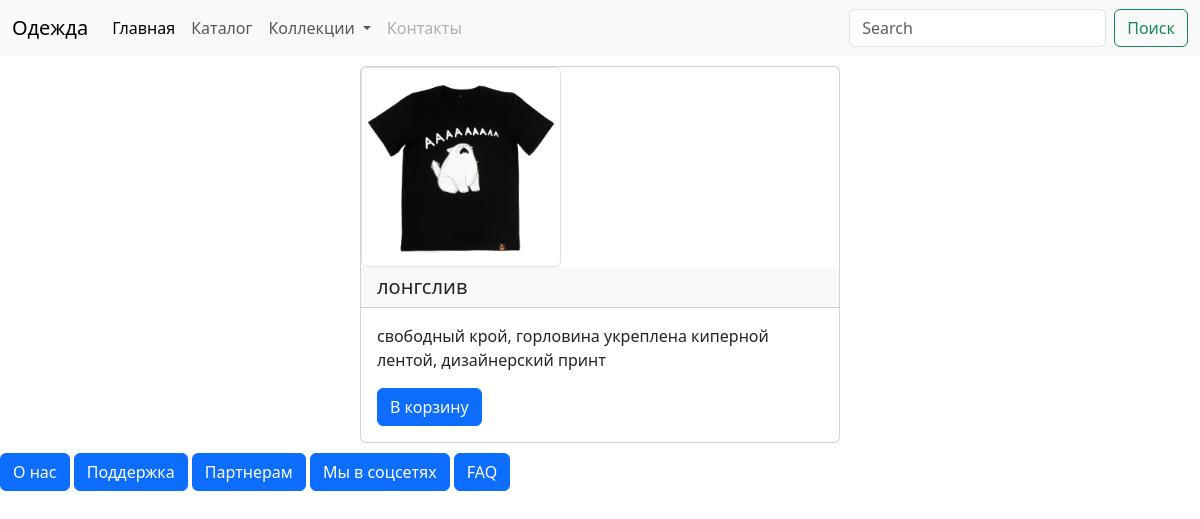
Page /index/1 on the committed database.
### myapp/models.py (models this page shows, shortened)
class wear(models.Model):
    name = models.CharField(max_length=100, verbose_name="Наименование")
    cost = models.IntegerField(verbose_name="Цена")
    description = models.CharField(max_length=200, verbose_name="Описание")
    size = models.CharField(max_length=10, verbose_name="Размер")
    count = models.IntegerField(verbose_name="Количество")
    dod = models.DateField(auto_now=True, verbose_name="Дата поступления")
    pic = models.ImageField(upload_to="myapp/static/img", blank=True)
    Size = models.ForeignKey(
        "Size", on_delete=models.CASCADE, blank=True, null=True, default=1)
    textile = models.ForeignKey(
        "textile", on_delete=models.CASCADE, blank=True, null=True, default=1)

### myapp/views.py (the view)
# urls.py: path('index/<wear_id>', card),
def card(request, wear_id):
    data = wear.objects.filter(id=wear_id)
    if data:
        return render(request, "card.html", {"wear": data})
    else:
        return redirect(index)

### myapp/templates/card.html (shortened to what this page needs)
<!DOCTYPE html>
<html lang="en">
  {% load static %}
  <head>
    <link
      href="https://cdn.jsdelivr.net/npm/bootstrap@5.3.3/dist/css/bootstrap.min.css"
      rel="stylesheet"
    />
  </head>
  <body>
    <nav class="navbar navbar-expand-lg bg-body-tertiary">
      <div class="container-fluid">
        <a class="navbar-brand" href="#">Одежда</a>
        <div class="collapse navbar-collapse" id="navbarSupportedContent">
          <ul class="navbar-nav me-auto mb-2 mb-lg-0">
            <li class="nav-item">
              <a class="nav-link active" aria-current="page" href="#"
                >Главная</a
              >
            </li>
            <li class="nav-item">
              <a class="nav-link" href="#">Каталог</a>
            </li>
            <li class="nav-item dropdown">
              <a
                class="nav-link dropdown-toggle"
                href="#"
                role="button"
                data-bs-toggle="dropdown"
                aria-expanded="false"
              >
                Коллекции
              </a>
            </li>
            <li class="nav-item">
              <a class="nav-link disabled" aria-disabled="true">Контакты</a>
            </li>
          </ul>
          <form class="d-flex" role="search">
            <input
              class="form-control me-2"
              type="search"
              placeholder="Search"
              aria-label="поиск"
            />
            <button class="btn btn-outline-success" type="submit">Поиск</button>
          </form>
        </div>
      </div>
    </nav>
    <div style="display: flex; flex-wrap: wrap; justify-content: center">
      {%for i in wear%}
      <div class="card" style="width: 40%; margin: 10px">
        <img
          src="{% static i.pic|cut:'myapp/static/' %}"
          class="img-thumbnail"
          width="200x200"
          alt="..."
        />
        <h5 class="card-header">{{i.name}}</h5>
        <div class="card-body">
          <p class="card-text">{{i.description}}</p>
          <a href="basket/" class="btn btn-primary">В корзину</a>
        </div>
      </div>
      {% endfor %}
    </div>
    <a class="btn btn-primary" href="#" role="button">О нас</a>
    <button class="btn btn-primary" type="submit">Поддержка</button>
    <input class="btn btn-primary" type="button" value="Партнерам" />
    <input class="btn btn-primary" type="submit" value="Мы в соцсетях" />
    <input class="btn btn-primary" type="reset" value="FAQ" />
  </body>
</html>

### rows in the picture
wear: pic (picture), name "лонгслив", description "свободный крой, горловина укреплена киперной лентой, дизайнерский принт"
